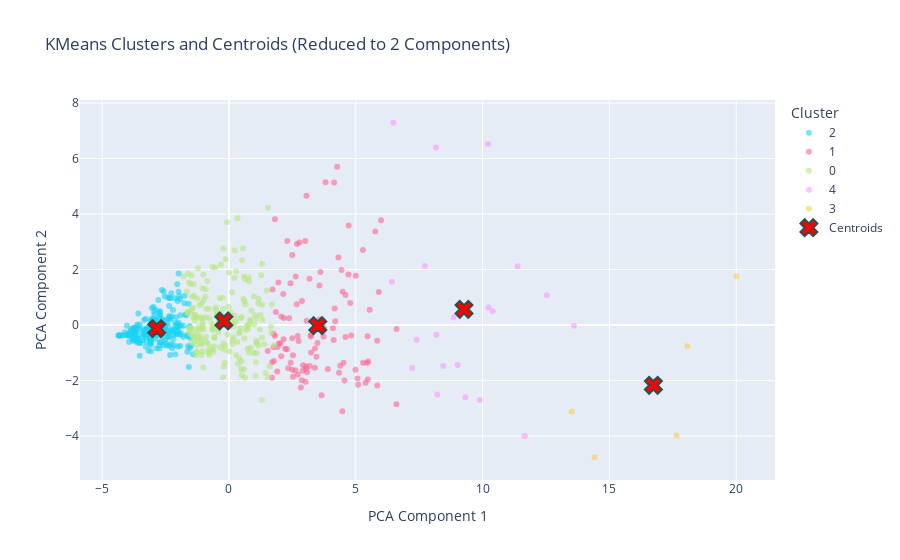

The notebook cell this image was saved under:
### Code cell
df_pca = pd.DataFrame(scaled_df_pca_2d, columns=['PCA Component 1', 'PCA Component 2'])
df_pca['Cluster'] = labels.astype(str)  # Add cluster labels to the DataFrame

color_map = {0: 'red', 1: 'blue', 2: 'green', 3: 'orange', 4: 'purple'}
    
# Create the scatter plot using Plotly Express
fig = px.scatter(
        df_pca, 
        x='PCA Component 1', 
        y='PCA Component 2', 
        color='Cluster',  # Color by cluster labels
        color_discrete_map=color_map,  # Match the 'viridis' color scale
        opacity=0.6,  # Set transparency
        title='KMeans Clusters and Centroids (Reduced to 2 Components)',
        labels={'PCA Component 1': 'PCA Component 1', 'PCA Component 2': 'PCA Component 2'},
        template=None  # Optional: use a dark theme
    )

    # Add centroids to the plot as red 'x' markers
fig.add_scatter(
        x=centroids[:, 0], 
        y=centroids[:, 1], 
        mode='markers', 
        marker=dict(color='red', size=15, symbol='x', line=dict(width=2, color='DarkSlateGrey')),
        name='Centroids', 
        hoverinfo='text', 
        text=['Centroid'] * len(centroids)
)

    # Show the plot
fig.show()

### Figure 1 — Plotly figure (JSON) as saved in the notebook; plotly's stock layout.template omitted (floating-point values rounded to 4 significant figures; data arrays with more than 128 entries replaced by an {"elided": "..."} marker saying what was removed)
{"data": [{"hovertemplate": "Cluster=2<br>PCA Component 1=%{x}<br>PCA Component 2=%{y}<extra></extra>", "legendgroup": "2", "marker": {"color": "#19d3f3", "opacity": 0.6, "symbol": "circle"}, "mode": "markers", "name": "2", "orientation": "v", "showlegend": true, "type": "scatter", "x": {"elided": "216 float values"}, "xaxis": "x", "y": {"elided": "216 float values"}, "yaxis": "y"}, {"hovertemplate": "Cluster=1<br>PCA Component 1=%{x}<br>PCA Component 2=%{y}<extra></extra>", "legendgroup": "1", "marker": {"color": "#FF6692", "opacity": 0.6, "symbol": "circle"}, "mode": "markers", "name": "1", "orientation": "v", "showlegend": true, "type": "scatter", "x": [1.719, 6.602, 2.879, 4.714, 3.653, 5.995, 5.286, 2.061, 3.807, 1.904, 2.747, 3.731, 2.218, 2.719, 4.517, 3.386, 5.094, 1.763, 2.907, 2.524, 2.524, 2.836, 3.008, 5.845, 2.5, 2.87, 3.065, 1.531, 4.593, 2.682, 3.226, 2.163, 1.964, 4.341, 5.44, 2.499, 4.554, 3.226, 3.081, 2.157, 5.386, 3.042, 2.673, 2.711, 3.449, 3.181, 4.782, 2.781, 4.129, 3.575, 5.489, 3.393, 3.737, 1.949, 1.847, 2.437, 4.1, 2.616, 2.427, 4.189, 1.816, 2.062, 5.908, 5.465, 1.92, 1.701, 3.57, 4.389, 5.474, 5.281, 4.989, 1.704, 1.776, 3.64, 2.337, 2.924, 2.141, 3.489, 2.03, 2.628, 1.812, 4.437, 3.177, 5.0, 4.817, 5.546, 3.897, 5.07, 4.147, 4.317, 3.057, 2.289, 4.481, 1.764, 3.237, 2.497, 6.607, 4.169, 4.472, 2.3, 2.372, 3.607, 4.265, 3.024, 5.846, 5.767, 4.718, 3.034, 4.597], "xaxis": "x", "y": [1.282, -2.856, 0.8667, 1.822, -2.529, 3.781, -1.354, -1.123, 5.149, -1.672, -0.5701, -0.411, -0.8519, -1.777, -1.355, -1.534, -2.15, -0.8006, -1.645, -1.084, -1.857, -2.251, 3.028, -0.5664, 2.525, -1.986, 0.1546, -0.9369, -0.4316, 2.921, -0.4132, 0.2556, -0.6698, -1.716, -1.367, -1.612, -1.997, -0.3566, -1.699, -0.5118, -2.075, -1.585, 0.7526, -0.3948, -1.142, -1.476, 0.7942, 2.973, -0.5342, 0.1985, -1.309, -0.8446, -0.07689, 1.537, 0.468, -1.359, -0.1118, -1.637, 1.503, 0.1407, -0.3872, 0.3052, 1.187, -0.4016, -0.7935, -1.902, 1.429, -1.466, -1.961, 2.706, -1.606, -1.343, -1.29, -0.06404, -1.552, -1.445, 1.116, -0.6466, -0.6563, 1.746, 3.816, 1.988, 1.667, 1.775, -0.3728, 0.5542, -1.581, -1.925, 5.14, 2.438, 4.658, -0.8716, 1.199, -0.3138, -0.9844, -0.4746, -0.1391, 0.5932, -3.109, 3.033, 0.2444, 1.908, 5.705, -2.042, -2.177, 3.367, 3.585, -1.49, 1.085], "yaxis": "y"}, {"hovertemplate": "Cluster=0<br>PCA Component 1=%{x}<br>PCA Component 2=%{y}<extra></extra>", "legendgroup": "0", "marker": {"color": "#B6E880", "opacity": 0.6, "symbol": "circle"}, "mode": "markers", "name": "0", "orientation": "v", "showlegend": true, "type": "scatter", "x": {"elided": "194 float values"}, "xaxis": "x", "y": {"elided": "194 float values"}, "yaxis": "y"}, {"hovertemplate": "Cluster=4<br>PCA Component 1=%{x}<br>PCA Component 2=%{y}<extra></extra>", "legendgroup": "4", "marker": {"color": "#FF97FF", "opacity": 0.6, "symbol": "circle"}, "mode": "markers", "name": "4", "orientation": "v", "showlegend": true, "type": "scatter", "x": [11.65, 10.23, 9.884, 6.422, 8.179, 6.484, 8.857, 10.4, 7.723, 11.38, 8.447, 8.213, 10.22, 13.6, 12.53, 8.165, 7.397, 9.015, 9.321, 7.227], "xaxis": "x", "y": [-3.997, 0.6313, -2.698, 1.565, -0.3507, 7.289, 0.2772, 0.502, 2.125, 2.122, -1.474, -2.498, 6.521, -0.02765, 1.078, 6.398, -0.5312, -1.441, -2.599, -1.543], "yaxis": "y"}, {"hovertemplate": "Cluster=3<br>PCA Component 1=%{x}<br>PCA Component 2=%{y}<extra></extra>", "legendgroup": "3", "marker": {"color": "#FECB52", "opacity": 0.6, "symbol": "circle"}, "mode": "markers", "name": "3", "orientation": "v", "showlegend": true, "type": "scatter", "x": [13.51, 14.42, 20.01, 18.08, 17.64], "xaxis": "x", "y": [-3.115, -4.762, 1.76, -0.7588, -3.978], "yaxis": "y"}, {"hoverinfo": "text", "marker": {"color": "red", "line": {"color": "DarkSlateGrey", "width": 2}, "size": 15, "symbol": "x"}, "mode": "markers", "name": "Centroids", "text": ["Centroid", "Centroid", "Centroid", "Centroid", "Centroid"], "type": "scatter", "x": [-0.1999, 3.503, -2.846, 16.73, 9.267], "y": [0.1484, -0.02042, -0.1265, -2.171, 0.5673]}], "layout": {"autosize": true, "legend": {"title": {"text": "Cluster"}, "tracegroupgap": 0}, "title": {"text": "KMeans Clusters and Centroids (Reduced to 2 Components)"}, "xaxis": {"anchor": "y", "autorange": true, "domain": [0, 1], "range": [-5.833, 21.49], "title": {"text": "PCA Component 1"}, "type": "linear"}, "yaxis": {"anchor": "x", "autorange": true, "domain": [0, 1], "range": [-5.757, 8.284], "title": {"text": "PCA Component 2"}, "type": "linear"}}}
